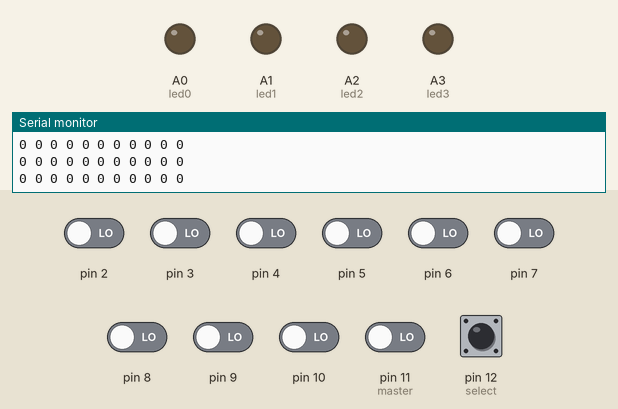
Recording of a sketch running on a simulated Arduino Uno, built with avr-gcc and run on an emulated ATmega328P. Parts: output pins drawn as LEDs (lit = HIGH), the last lines printed to the serial monitor. Inputs (shaded band) come from the test bench; at power-on: pin 2–10, pin 11 (master), pin 12 (select) LOW.

Above: at 1.2 s.
1.3 s: pin 11 (master) driven HIGH
At 2.7 s:
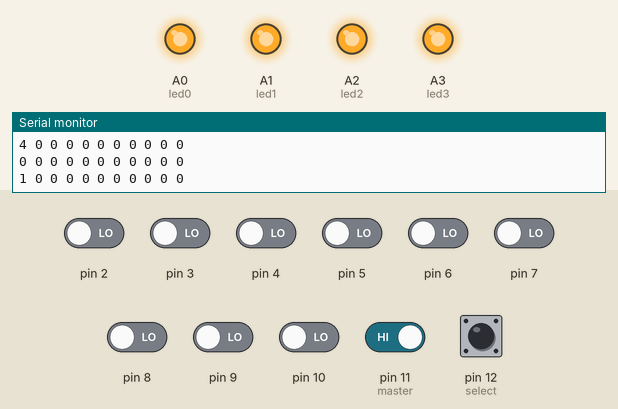
Timing chart, 0 to 4.3 s (numbered marks = the images above; inputs shaded):
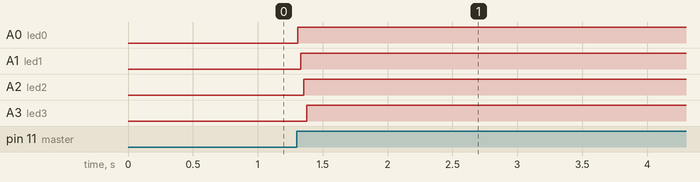

The sketch:

matrix_python.ino
```cpp
#define master 11
#define select 12
#define led0 A0
#define led1 A1
#define led2 A2
#define led3 A3
static int i=0;
int k=0;
static int mode,prevmode,sel,prevsel;
char inByte='c';

void setup() {
  pinMode(master,INPUT);
  pinMode(select,INPUT);
  pinMode(2,INPUT);
  pinMode(3,INPUT);
  pinMode(4,INPUT);
  pinMode(5,INPUT);
  pinMode(6,INPUT);
  pinMode(7,INPUT);
  pinMode(8,INPUT);
  pinMode(9,INPUT);
  pinMode(10,INPUT);
  pinMode(led0,OUTPUT);
  pinMode(led1,OUTPUT);
  pinMode(led2,OUTPUT);
  pinMode(led3,OUTPUT);
  Serial.begin(9600);
}
static int count[9];


void loop() {
   if(Serial.available()) {
    char inByte = Serial.read();
   }


  if(digitalRead(select)==HIGH)
    sel=sel+1;
  if(digitalRead(master)==HIGH)
    mode=mode+1;
  if(mode%5==1)
    digitalWrite(led0,HIGH);
  if(mode%5==2)
    digitalWrite(led1,HIGH);
  if(mode%5==3)
    digitalWrite(led2,HIGH);
  if(mode%5==4)
    digitalWrite(led3,HIGH);
    if(mode==5)
    mode=0;
    if(sel==2)
    sel=0;
Serial.print(mode);
Serial.print(" " );
Serial.print(sel);
Serial.print(" " );
for(i=0;i<9;i++)
{ if(digitalRead(i+2)==HIGH&&sel%2!=0)
{
  count[i]++;
  if(count[i]==2)
  count[i]=0;
}
  if(sel%2==0)
  count[i]=0;
  Serial.print(count[i]);
  Serial.print(" " );
}

Serial.print("\n");
   delay(10);
}

void midi(int cmd, int data1, int data2)
{
Serial.write(cmd);
Serial.write(data1);
Serial.write(data2);
}
```

Measured:
- after the input at 1.3 s, A0 (led0), A1 (led1): LOW → HIGH at once; A2 (led2): LOW → HIGH after 0.05 s; A3 (led3): LOW → HIGH after 0.08 s
